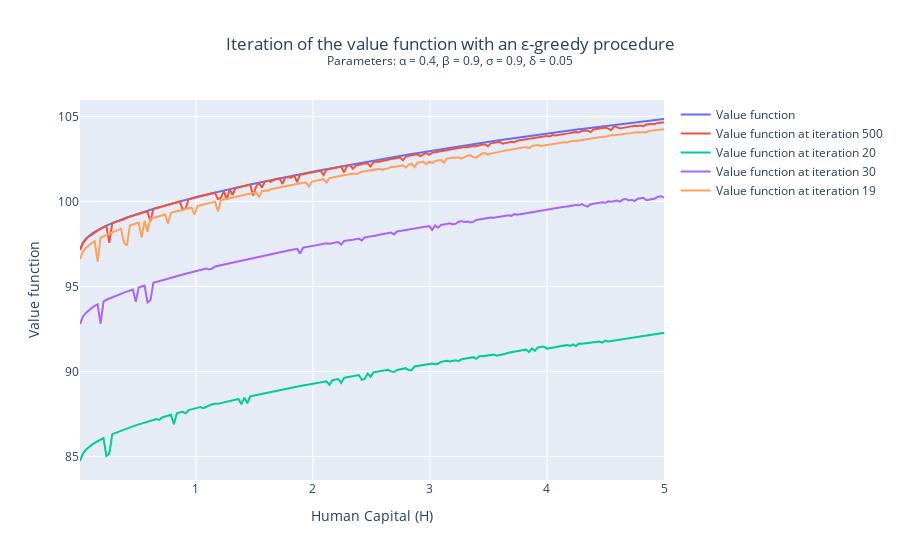

Notebook source saved alongside this figure:
### Code cell
plot_graph(
    variable1=(H_values, V, "Value function"),
    variable2=(H_values, V_greedy, f"Value function at iteration {len(history)}"),
    variable3=(H_values, history[19], "Value function at iteration 20"),
    variable4=(H_values, history[29], "Value function at iteration 30"),
    variable5=(H_values, history[49], "Value function at iteration 19"),
    xaxis_title="Human Capital (H)",
    yaxis_title="Value function",
    title="Iteration of the value function with an ε-greedy procedure<br><sup>Parameters: α = 0.4, β = 0.9, σ = 0.9, δ = 0.05</sup>",
    showlegend=True
)

### Figure 1 — Plotly figure (JSON) as saved in the notebook; plotly's stock layout.template omitted (floating-point values rounded to 4 significant figures; data arrays with more than 128 entries replaced by an {"elided": "..."} marker saying what was removed)
{"data": [{"mode": "lines", "name": "Value function", "type": "scatter", "x": {"elided": "200 float values"}, "y": {"elided": "200 float values"}}, {"mode": "lines", "name": "Value function at iteration 500", "type": "scatter", "x": {"elided": "200 float values"}, "y": {"elided": "200 float values"}}, {"mode": "lines", "name": "Value function at iteration 20", "type": "scatter", "x": {"elided": "200 float values"}, "y": {"elided": "200 float values"}}, {"mode": "lines", "name": "Value function at iteration 30", "type": "scatter", "x": {"elided": "200 float values"}, "y": {"elided": "200 float values"}}, {"mode": "lines", "name": "Value function at iteration 19", "type": "scatter", "x": {"elided": "200 float values"}, "y": {"elided": "200 float values"}}], "layout": {"showlegend": true, "title": {"text": "Iteration of the value function with an ε-greedy procedure<br><sup>Parameters: α = 0.4, β = 0.9, σ = 0.9, δ = 0.05</sup>", "x": 0.5, "xanchor": "center"}, "xaxis": {"title": {"text": "Human Capital (H)"}}, "yaxis": {"title": {"text": "Value function"}}}}
